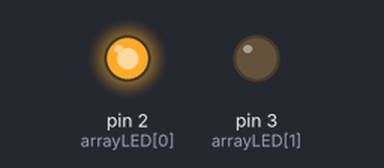
Bench run of a sketch on a simulated Arduino Uno, built with avr-gcc and run on an emulated ATmega328P. On the bench: output pins drawn as LEDs (lit = HIGH).

Above: at 1.0 s.
At 5.5 s:
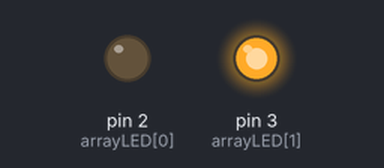
Timing chart, 0 to 6.9 s (numbered marks = the images above):
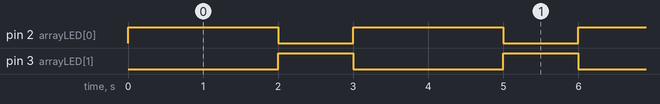

Measured:
- by itself, pin 2 (arrayLED[0]): alternates HIGH for 2.0 s and LOW for 1.0 s
- by itself, pin 3 (arrayLED[1]): alternates HIGH for 1.0 s and LOW for 2.0 s

The sketch:

sketch_dois_leds_piscando_array.ino
```cpp
//Declaracao de uma variavel unidimensional(Array) para controlar dois ou mais LEDs
int arrayLED[] = {2,3};

void setup(){
  //Informando que a porta sera utilizada para saida
  pinMode(arrayLED[0],OUTPUT);
  pinMode(arrayLED[1],OUTPUT);
}

void loop(){

  //Acende os LEDs durante 1 segundo
  digitalWrite(arrayLED[0],HIGH);
  digitalWrite(arrayLED[1],LOW);
  delay(2000);

  //Apaga os LEDs durante 1 segundo
  digitalWrite(arrayLED[0],LOW);
  digitalWrite(arrayLED[1],HIGH);

  delay(1000);
}
```
